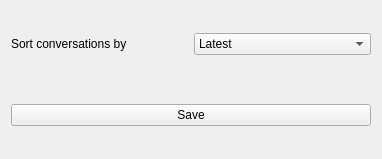
<?xml version="1.0" encoding="UTF-8"?>
<ui version="4.0">
 <class>settings</class>
 <widget class="QWidget" name="settings">
  <property name="geometry">
   <rect>
    <x>0</x>
    <y>0</y>
    <width>382</width>
    <height>159</height>
   </rect>
  </property>
  <property name="windowTitle">
   <string>Form</string>
  </property>
  <layout class="QVBoxLayout" name="verticalLayout">
   <item>
    <spacer name="verticalSpacer_2">
     <property name="orientation">
      <enum>Qt::Vertical</enum>
     </property>
     <property name="sizeHint" stdset="0">
      <size>
       <width>20</width>
       <height>40</height>
      </size>
     </property>
    </spacer>
   </item>
   <item>
    <layout class="QHBoxLayout" name="horizontalLayout">
     <item>
      <widget class="QLabel" name="label">
       <property name="text">
        <string>Sort conversations by</string>
       </property>
      </widget>
     </item>
     <item>
      <widget class="QComboBox" name="sortByCombo_box">
       <item>
        <property name="text">
         <string>Latest</string>
        </property>
       </item>
       <item>
        <property name="text">
         <string>Number of Messages</string>
        </property>
       </item>
      </widget>
     </item>
    </layout>
   </item>
   <item>
    <spacer name="verticalSpacer">
     <property name="orientation">
      <enum>Qt::Vertical</enum>
     </property>
     <property name="sizeHint" stdset="0">
      <size>
       <width>20</width>
       <height>40</height>
      </size>
     </property>
    </spacer>
   </item>
   <item>
    <spacer name="verticalSpacer_3">
     <property name="orientation">
      <enum>Qt::Vertical</enum>
     </property>
     <property name="sizeHint" stdset="0">
      <size>
       <width>20</width>
       <height>40</height>
      </size>
     </property>
    </spacer>
   </item>
   <item>
    <widget class="QPushButton" name="saveBtn">
     <property name="text">
      <string>Save</string>
     </property>
    </widget>
   </item>
   <item>
    <spacer name="verticalSpacer_4">
     <property name="orientation">
      <enum>Qt::Vertical</enum>
     </property>
     <property name="sizeHint" stdset="0">
      <size>
       <width>20</width>
       <height>40</height>
      </size>
     </property>
    </spacer>
   </item>
  </layout>
 </widget>
 <resources/>
 <connections/>
</ui>
